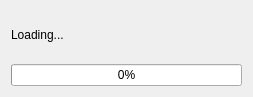
<?xml version="1.0" encoding="UTF-8"?>
<ui version="4.0">
 <class>STACBrowserLoading</class>
 <widget class="QDialog" name="STACBrowserLoading">
  <property name="geometry">
   <rect>
    <x>0</x>
    <y>0</y>
    <width>253</width>
    <height>97</height>
   </rect>
  </property>
  <property name="sizePolicy">
   <sizepolicy hsizetype="Fixed" vsizetype="Fixed">
    <horstretch>0</horstretch>
    <verstretch>0</verstretch>
   </sizepolicy>
  </property>
  <property name="windowTitle">
   <string>STAC Browser</string>
  </property>
  <layout class="QGridLayout" name="gridLayout">
   <item row="0" column="0">
    <widget class="QLabel" name="label">
     <property name="text">
      <string>Loading...</string>
     </property>
    </widget>
   </item>
   <item row="1" column="0">
    <widget class="QProgressBar" name="progressBar">
     <property name="value">
      <number>0</number>
     </property>
    </widget>
   </item>
  </layout>
 </widget>
 <resources/>
 <connections/>
</ui>
